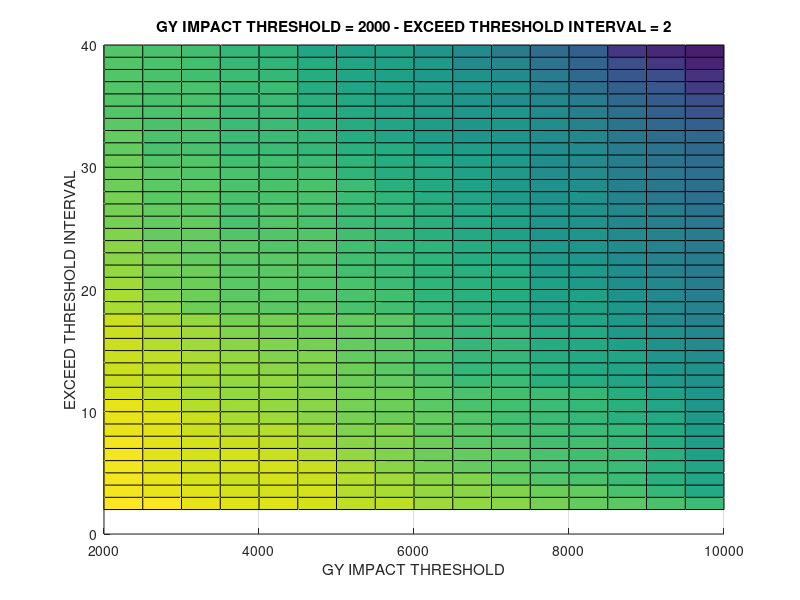

MATLAB code for this plot:
clear all;
close all;
clc;


load( 'collectedVars.mat' );

gy_impact_threshold = 2000 : 500 : 10000;
threshold_interval = 2 : 1 : 40;
w_num_files = nFiles_vec / max( nFiles_vec );
test_weights = [ false , true, true, true, true, false, true, true, false ];
weight_swing = 10;
weight_misfire = 1;
%     'JG 7- Misf.
%     'JG 3- Swin.
%     'Easton 94- Swin.
%     'Granger 143- Swin.
%     'Victor 5- Swin.
%     'Jira - 162 Misf.
%     'Granger 9- Swin.
%     'Victor 10- Swin.
%     'Julien 8- Misf.'
nIs = length( gy_impact_threshold );
nJs = length( threshold_interval );
Zs = zeros( nIs, nJs );
all_scores = zeros( 1, nIs * nJs );

for i = 1 : 1 : nIs
    for j = 1 : 1 : nJs
        Idx = ( i - 1 ) * nJs + j;
        percentage_tests = all_records( Idx, : );
        nPercentages = length( percentage_tests );
        score = 0;
        for k = 1 : 1 : nPercentages
            current_test_weight = test_weights( k );
            w_tf = 0;
            if( current_test_weight == false )
                w_tf = weight_misfire;
            else
                w_tf = weight_swing;
            end
                
            score = score + w_tf * w_num_files( k ) * percentage_tests( k );
        end
        all_scores( Idx ) = score;
        %Zs( i, j ) = all_scores( Idx );
        Zs( i, j ) = score;
    end
end

[c, index_Best_Result] = max( all_scores );

% index_i = floor( index_Best_Result / nIs );
% index_j = index_Best_Result - index_i * nIs;
% c
% Zs( index_i, index_j )
index_gy_impact_threshold = 0;
index_threshold_interval = 0;
inner_loop_2_broken = false;
found = false;
for i = 1 : 1 : nIs
    for j = 1 : 1 : nJs
        Idx = ( i - 1 ) * nJs + j;
        if( Idx == index_Best_Result )
            index_gy_impact_threshold = i;
            index_threshold_interval = j;
            fprintf( 'Found it!\n' );
            inner_loop_2_broken = true;
            break;
        end
    end
    if( true == inner_loop_2_broken )
        found = true;
        break;
    end
end

Linear_Index_Best_Result = ( index_gy_impact_threshold - 1 ) * nJs + index_threshold_interval;
Corresponding_Percentage = all_records( Linear_Index_Best_Result, : );

GY_IMPACT_THRESHOLD = 5000;
EXCEED_THRESHOLD_INTERVAL = 3;

index_gy_john = find( gy_impact_threshold == GY_IMPACT_THRESHOLD );
index_impact_john = find( threshold_interval == EXCEED_THRESHOLD_INTERVAL );
Linear_Index_John = ( index_gy_john - 1 ) * nJs + index_impact_john;
Corresponding_Percentage_john = all_records( Linear_Index_John, : );

fprintf( 'Score Julien = %.2f - Score John = %.2f\n',...
    all_scores( Linear_Index_Best_Result ),...
    all_scores( Linear_Index_John ) );

str_title = 'Empty';
if( true == found )
    str_title = sprintf( 'GY IMPACT THRESHOLD = %i - EXCEED THRESHOLD INTERVAL = %i',...
        gy_impact_threshold( index_gy_impact_threshold ), threshold_interval( index_threshold_interval ) );
end

X = gy_impact_threshold; % n = 17
Y = threshold_interval; % m = 39
Z = Zs';

hFig = figure( 1 );
set( hFig, 'Color', 'White' );
hold on;
surf(X,Y,Z);
grid on;

xlabel( 'GY IMPACT THRESHOLD' );
ylabel( 'EXCEED THRESHOLD INTERVAL' );
zlabel( 'Weigthed Discrimination Score' );
title( str_title );